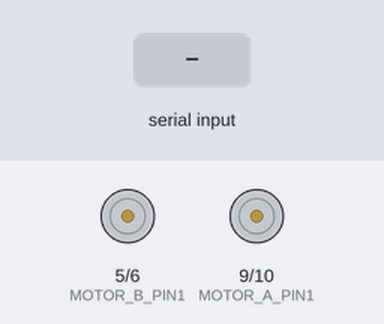
Bench run of a sketch on a simulated Arduino Uno, built with avr-gcc and run on an emulated ATmega328P. Parts: motor-driver pin pairs drawn as motors (green arrow = first pin HIGH = forward, orange = second pin HIGH = backward, longer = more drive). Inputs (shaded band) come from the test bench.

Above: at 1.2 s.
1.3 s: "A\n" received over Serial
At 1.6 s:
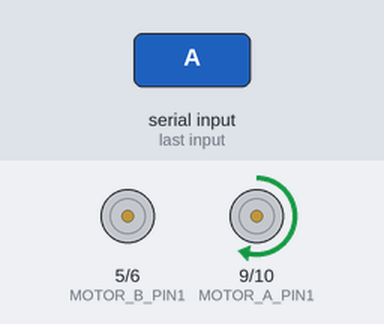
2.8 s: "C\n" received over Serial
At 4.0 s:
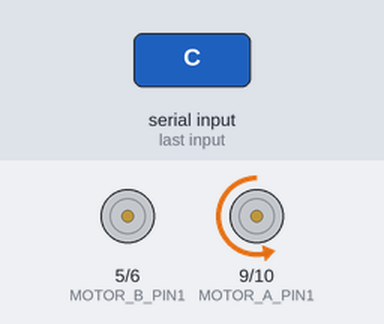
4.3 s: "G\n" received over Serial
At 5.1 s:
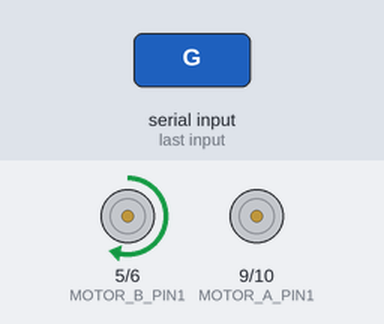
5.8 s: "I\n" received over Serial
At 6.2 s:
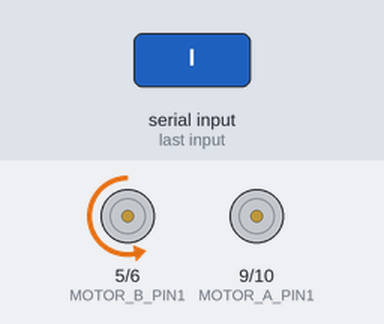
7.3 s: "X\n" received over Serial
At 8.6 s:
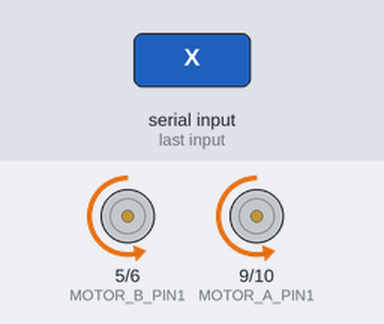
Timing chart, 0 to 9.8 s (numbered marks = the images above; inputs shaded):
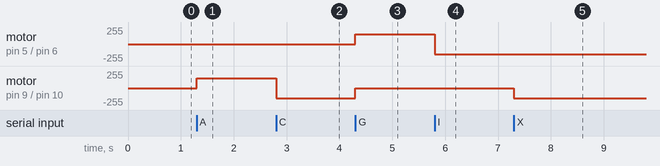

Measured:
- after the input at 1.3 s, motor on pin 9 (MOTOR_A_PIN1) / pin 10 (MOTOR_A_PIN2): stopped → forward 150/255 at once
- after the input at 2.8 s, motor on pin 9 (MOTOR_A_PIN1) / pin 10 (MOTOR_A_PIN2): forward 150/255 → backward 150/255 at once
- after the input at 4.3 s, motor on pin 5 (MOTOR_B_PIN1) / pin 6 (MOTOR_B_PIN2): stopped → forward 150/255 at once; motor on pin 9 (MOTOR_A_PIN1) / pin 10 (MOTOR_A_PIN2): backward 150/255 → stopped at once
- after the input at 5.8 s, motor on pin 5 (MOTOR_B_PIN1) / pin 6 (MOTOR_B_PIN2): forward 150/255 → backward 150/255 at once
- after the input at 7.3 s, motor on pin 9 (MOTOR_A_PIN1) / pin 10 (MOTOR_A_PIN2): stopped → backward 150/255 at once

The sketch:

robot_kontrol.ino
```cpp
// ============================================================
//  Mucit Akademisi – BT Kontrol Robomer
//  Arduino Motor Kontrol Kodu
//
//  Desteklenen protokoller:
//    Basit Mod  : F / B / R / L / S
//    Gelişmiş Mod: A / C / G / I / X / Y / Z
//    Hız        : V{0-255}\n
//    Joystick   : J{sol},{sag}\n   (değerler: -255 .. 255)
// ============================================================

// ── Pin Tanımları ────────────────────────────────────────────
// Motor A (Sol motor) — her iki pin PWM, ayrı enable yok
const int MOTOR_A_PIN1 = 9;    // İleri yönü (PWM)
const int MOTOR_A_PIN2 = 10;   // Geri yönü  (PWM)

// Motor B (Sağ motor) — her iki pin PWM, ayrı enable yok
const int MOTOR_B_PIN1 = 5;    // İleri yönü (PWM)
const int MOTOR_B_PIN2 = 6;    // Geri yönü  (PWM)

// ── Değişkenler ──────────────────────────────────────────────
int currentSpeed = 150;         // Basit/Gelişmiş mod hızı (0-255)

// ============================================================
void setup() {
  Serial.begin(9600);           // HC-05 / HC-06 için 9600
  // Serial.begin(115200);      // ESP32 BLE için 115200

  pinMode(MOTOR_A_PIN1, OUTPUT);
  pinMode(MOTOR_A_PIN2, OUTPUT);
  pinMode(MOTOR_B_PIN1, OUTPUT);
  pinMode(MOTOR_B_PIN2, OUTPUT);

  stopMotors();
}

// ============================================================
void loop() {
  if (Serial.available() > 0) {
    String cmd = Serial.readStringUntil('\n');
    cmd.trim();
    if (cmd.length() == 0) return;

    // ── Hız komutu: V{0-255} ─────────────────────────────────
    if (cmd.startsWith("V")) {
      currentSpeed = constrain(cmd.substring(1).toInt(), 0, 255);
      return;
    }

    // ── Joystick komutu: J{sol},{sag} ────────────────────────
    //    sol / sag: -255 (tam geri) .. 255 (tam ileri)
    //    Flutter tarafı Arcade Drive ile hesaplayıp gönderir
    if (cmd.startsWith("J")) {
      String data = cmd.substring(1);
      int comma = data.indexOf(',');
      if (comma > 0) {
        int leftVal  = data.substring(0, comma).toInt();
        int rightVal = data.substring(comma + 1).toInt();
        setMotorValue(MOTOR_A_PIN1, MOTOR_A_PIN2, leftVal);
        setMotorValue(MOTOR_B_PIN1, MOTOR_B_PIN2, rightVal);
      }
      return;
    }

    // ── Basit / Gelişmiş mod (tek karakter) ──────────────────
    if (cmd.length() != 1) return;
    processCommand(cmd.charAt(0));
  }
}

// ============================================================
//  Tek karakter komutlarını işle
// ============================================================
void processCommand(char c) {
  switch (c) {

    // ── Basit Mod ────────────────────────────────────────────
    case 'F':   // İleri
      setMotorValue(MOTOR_A_PIN1, MOTOR_A_PIN2,  currentSpeed);
      setMotorValue(MOTOR_B_PIN1, MOTOR_B_PIN2,  currentSpeed);
      break;

    case 'B':   // Geri
      setMotorValue(MOTOR_A_PIN1, MOTOR_A_PIN2, -currentSpeed);
      setMotorValue(MOTOR_B_PIN1, MOTOR_B_PIN2, -currentSpeed);
      break;

    case 'R':   // Sağa dön (yerinde)
      setMotorValue(MOTOR_A_PIN1, MOTOR_A_PIN2,  currentSpeed);
      setMotorValue(MOTOR_B_PIN1, MOTOR_B_PIN2, -currentSpeed);
      break;

    case 'L':   // Sola dön (yerinde)
      setMotorValue(MOTOR_A_PIN1, MOTOR_A_PIN2, -currentSpeed);
      setMotorValue(MOTOR_B_PIN1, MOTOR_B_PIN2,  currentSpeed);
      break;

    case 'S':   // Dur
      stopMotors();
      break;

    // ── Gelişmiş Mod ─────────────────────────────────────────
    case 'A':   // Sol motor ileri, sağ motor dur
      setMotorValue(MOTOR_A_PIN1, MOTOR_A_PIN2,  currentSpeed);
      setMotorValue(MOTOR_B_PIN1, MOTOR_B_PIN2,  0);
      break;

    case 'C':   // Sol motor geri, sağ motor dur
      setMotorValue(MOTOR_A_PIN1, MOTOR_A_PIN2, -currentSpeed);
      setMotorValue(MOTOR_B_PIN1, MOTOR_B_PIN2,  0);
      break;

    case 'G':   // Sol motor dur, sağ motor ileri
      setMotorValue(MOTOR_A_PIN1, MOTOR_A_PIN2,  0);
      setMotorValue(MOTOR_B_PIN1, MOTOR_B_PIN2,  currentSpeed);
      break;

    case 'I':   // Sol motor dur, sağ motor geri
      setMotorValue(MOTOR_A_PIN1, MOTOR_A_PIN2,  0);
      setMotorValue(MOTOR_B_PIN1, MOTOR_B_PIN2, -currentSpeed);
      break;

    case 'X':   // Her iki motor geri
      setMotorValue(MOTOR_A_PIN1, MOTOR_A_PIN2, -currentSpeed);
      setMotorValue(MOTOR_B_PIN1, MOTOR_B_PIN2, -currentSpeed);
      break;

    case 'Y':   // Hafif sağa dön (sol %60, sağ %100)
      setMotorValue(MOTOR_A_PIN1, MOTOR_A_PIN2, (int)(currentSpeed * 0.6));
      setMotorValue(MOTOR_B_PIN1, MOTOR_B_PIN2,  currentSpeed);
      break;

    case 'Z':   // Hafif sola dön (sol %100, sağ %60)
      setMotorValue(MOTOR_A_PIN1, MOTOR_A_PIN2,  currentSpeed);
      setMotorValue(MOTOR_B_PIN1, MOTOR_B_PIN2, (int)(currentSpeed * 0.6));
      break;

    case 'H':   // Korna aç (opsiyonel buzzer)
      // tone(BUZZER_PIN, 1000);
      break;

    case 'N':   // Korna kapat
      // noTone(BUZZER_PIN);
      break;

    default:
      stopMotors();
      break;
  }
}

// ============================================================
//  val: -255 (tam geri) .. 0 (dur) .. 255 (tam ileri)
//  pin1 ileri PWM, pin2 geri PWM — ayrı enable pini yok
// ============================================================
void setMotorValue(int pin1, int pin2, int val) {
  if (val > 0) {
    analogWrite(pin1, constrain(val, 0, 255));
    analogWrite(pin2, 0);
  } else if (val < 0) {
    analogWrite(pin1, 0);
    analogWrite(pin2, constrain(-val, 0, 255));
  } else {
    analogWrite(pin1, 0);
    analogWrite(pin2, 0);
  }
}

// ============================================================
void stopMotors() {
  setMotorValue(MOTOR_A_PIN1, MOTOR_A_PIN2, 0);
  setMotorValue(MOTOR_B_PIN1, MOTOR_B_PIN2, 0);
}
```
